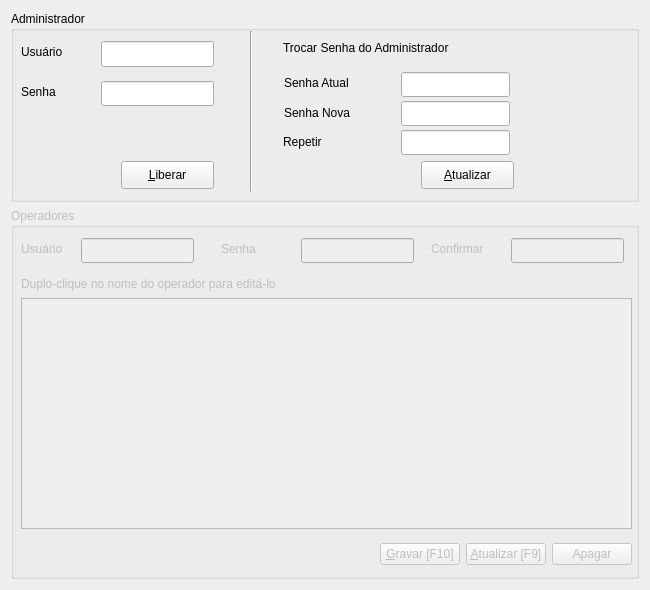
<?xml version="1.0" encoding="UTF-8"?>
<ui version="4.0">
 <class>FormTopSecret2</class>
 <widget class="QWidget" name="FormTopSecret2">
  <property name="windowModality">
   <enum>Qt::ApplicationModal</enum>
  </property>
  <property name="geometry">
   <rect>
    <x>0</x>
    <y>0</y>
    <width>650</width>
    <height>590</height>
   </rect>
  </property>
  <property name="sizePolicy">
   <sizepolicy hsizetype="Fixed" vsizetype="Fixed">
    <horstretch>0</horstretch>
    <verstretch>0</verstretch>
   </sizepolicy>
  </property>
  <property name="minimumSize">
   <size>
    <width>650</width>
    <height>590</height>
   </size>
  </property>
  <property name="maximumSize">
   <size>
    <width>650</width>
    <height>590</height>
   </size>
  </property>
  <property name="windowTitle">
   <string>Segurança do Sistema</string>
  </property>
  <property name="windowIcon">
   <iconset resource="qdocbase.qrc">
    <normaloff>:/images/png/images/docbase64x64.png</normaloff>:/images/png/images/docbase64x64.png</iconset>
  </property>
  <property name="styleSheet">
   <string notr="true"/>
  </property>
  <layout class="QGridLayout" name="gridLayout">
   <item row="1" column="0">
    <widget class="QGroupBox" name="groupBox_Operators">
     <property name="enabled">
      <bool>false</bool>
     </property>
     <property name="title">
      <string>Operadores</string>
     </property>
     <widget class="QLabel" name="label_Oper_Pass">
      <property name="geometry">
       <rect>
        <x>210</x>
        <y>30</y>
        <width>71</width>
        <height>21</height>
       </rect>
      </property>
      <property name="text">
       <string>Senha</string>
      </property>
     </widget>
     <widget class="QLineEdit" name="lineEdit_Operator">
      <property name="geometry">
       <rect>
        <x>70</x>
        <y>30</y>
        <width>113</width>
        <height>25</height>
       </rect>
      </property>
      <property name="maxLength">
       <number>15</number>
      </property>
     </widget>
     <widget class="QLabel" name="label_Oper_User">
      <property name="geometry">
       <rect>
        <x>10</x>
        <y>30</y>
        <width>61</width>
        <height>21</height>
       </rect>
      </property>
      <property name="text">
       <string>Usuário</string>
      </property>
     </widget>
     <widget class="QLineEdit" name="lineEdit_Operator_Password">
      <property name="geometry">
       <rect>
        <x>290</x>
        <y>30</y>
        <width>113</width>
        <height>25</height>
       </rect>
      </property>
      <property name="maxLength">
       <number>6</number>
      </property>
      <property name="echoMode">
       <enum>QLineEdit::Password</enum>
      </property>
     </widget>
     <widget class="QLabel" name="label_Oper_Repeat_Pass">
      <property name="geometry">
       <rect>
        <x>420</x>
        <y>30</y>
        <width>71</width>
        <height>21</height>
       </rect>
      </property>
      <property name="text">
       <string>Confirmar</string>
      </property>
     </widget>
     <widget class="QLineEdit" name="lineEdit_Operator_PassRepeat">
      <property name="geometry">
       <rect>
        <x>500</x>
        <y>30</y>
        <width>113</width>
        <height>25</height>
       </rect>
      </property>
      <property name="maxLength">
       <number>6</number>
      </property>
      <property name="echoMode">
       <enum>QLineEdit::Password</enum>
      </property>
     </widget>
     <widget class="QWidget" name="layoutWidget">
      <property name="geometry">
       <rect>
        <x>10</x>
        <y>331</y>
        <width>611</width>
        <height>30</height>
       </rect>
      </property>
      <layout class="QHBoxLayout" name="horizontalLayout">
       <item>
        <spacer name="horizontalSpacer">
         <property name="orientation">
          <enum>Qt::Horizontal</enum>
         </property>
         <property name="sizeHint" stdset="0">
          <size>
           <width>238</width>
           <height>20</height>
          </size>
         </property>
        </spacer>
       </item>
       <item>
        <widget class="QPushButton" name="pushButton_Save">
         <property name="text">
          <string>&amp;Gravar [F10]</string>
         </property>
         <property name="shortcut">
          <string>F10</string>
         </property>
        </widget>
       </item>
       <item>
        <widget class="QPushButton" name="pushButton_Update">
         <property name="text">
          <string>&amp;Atualizar [F9]</string>
         </property>
         <property name="shortcut">
          <string>F9</string>
         </property>
        </widget>
       </item>
       <item>
        <widget class="QPushButton" name="pushButton_Delete">
         <property name="text">
          <string>Apagar</string>
         </property>
        </widget>
       </item>
      </layout>
     </widget>
     <widget class="QTableView" name="tableView_Operators">
      <property name="geometry">
       <rect>
        <x>10</x>
        <y>90</y>
        <width>611</width>
        <height>231</height>
       </rect>
      </property>
     </widget>
     <widget class="QLabel" name="label_Message_01">
      <property name="geometry">
       <rect>
        <x>10</x>
        <y>65</y>
        <width>531</width>
        <height>21</height>
       </rect>
      </property>
      <property name="text">
       <string>Duplo-clique no nome do operador para editá-lo</string>
      </property>
     </widget>
    </widget>
   </item>
   <item row="0" column="0">
    <widget class="QGroupBox" name="groupBox_Administrator">
     <property name="sizePolicy">
      <sizepolicy hsizetype="Preferred" vsizetype="Fixed">
       <horstretch>0</horstretch>
       <verstretch>0</verstretch>
      </sizepolicy>
     </property>
     <property name="minimumSize">
      <size>
       <width>0</width>
       <height>191</height>
      </size>
     </property>
     <property name="maximumSize">
      <size>
       <width>16777215</width>
       <height>191</height>
      </size>
     </property>
     <property name="title">
      <string>Administrador</string>
     </property>
     <widget class="QLabel" name="label_UserName">
      <property name="geometry">
       <rect>
        <x>10</x>
        <y>30</y>
        <width>70</width>
        <height>21</height>
       </rect>
      </property>
      <property name="text">
       <string>Usuário</string>
      </property>
     </widget>
     <widget class="QLabel" name="label_Password">
      <property name="geometry">
       <rect>
        <x>10</x>
        <y>70</y>
        <width>70</width>
        <height>21</height>
       </rect>
      </property>
      <property name="text">
       <string>Senha</string>
      </property>
     </widget>
     <widget class="QLineEdit" name="lineEdit_Password">
      <property name="geometry">
       <rect>
        <x>90</x>
        <y>70</y>
        <width>113</width>
        <height>25</height>
       </rect>
      </property>
      <property name="maxLength">
       <number>6</number>
      </property>
      <property name="echoMode">
       <enum>QLineEdit::Password</enum>
      </property>
     </widget>
     <widget class="QPushButton" name="pushButton_Release">
      <property name="geometry">
       <rect>
        <x>110</x>
        <y>150</y>
        <width>93</width>
        <height>28</height>
       </rect>
      </property>
      <property name="text">
       <string>&amp;Liberar</string>
      </property>
      <property name="icon">
       <iconset>
        <normaloff>:/cadeado_aberto32x32.png</normaloff>:/cadeado_aberto32x32.png</iconset>
      </property>
     </widget>
     <widget class="Line" name="line_01">
      <property name="geometry">
       <rect>
        <x>230</x>
        <y>20</y>
        <width>20</width>
        <height>161</height>
       </rect>
      </property>
      <property name="orientation">
       <enum>Qt::Vertical</enum>
      </property>
     </widget>
     <widget class="QLabel" name="label_ChangeAdmPassword">
      <property name="geometry">
       <rect>
        <x>272</x>
        <y>26</y>
        <width>221</width>
        <height>21</height>
       </rect>
      </property>
      <property name="text">
       <string>Trocar Senha do Administrador</string>
      </property>
     </widget>
     <widget class="QLabel" name="label_CurrentPass">
      <property name="geometry">
       <rect>
        <x>273</x>
        <y>61</y>
        <width>111</width>
        <height>21</height>
       </rect>
      </property>
      <property name="text">
       <string>Senha Atual</string>
      </property>
     </widget>
     <widget class="QLineEdit" name="lineEdit_CurrentPass">
      <property name="geometry">
       <rect>
        <x>390</x>
        <y>61</y>
        <width>109</width>
        <height>25</height>
       </rect>
      </property>
      <property name="maxLength">
       <number>6</number>
      </property>
      <property name="echoMode">
       <enum>QLineEdit::Password</enum>
      </property>
     </widget>
     <widget class="QLineEdit" name="lineEdit_NewPass">
      <property name="geometry">
       <rect>
        <x>390</x>
        <y>90</y>
        <width>109</width>
        <height>25</height>
       </rect>
      </property>
      <property name="maxLength">
       <number>6</number>
      </property>
      <property name="echoMode">
       <enum>QLineEdit::Password</enum>
      </property>
     </widget>
     <widget class="QLineEdit" name="lineEdit_ConfirmPass">
      <property name="geometry">
       <rect>
        <x>390</x>
        <y>119</y>
        <width>109</width>
        <height>25</height>
       </rect>
      </property>
      <property name="maxLength">
       <number>6</number>
      </property>
      <property name="echoMode">
       <enum>QLineEdit::Password</enum>
      </property>
     </widget>
     <widget class="QLabel" name="label_AdmRepeatPass">
      <property name="geometry">
       <rect>
        <x>272</x>
        <y>120</y>
        <width>111</width>
        <height>21</height>
       </rect>
      </property>
      <property name="text">
       <string>Repetir</string>
      </property>
     </widget>
     <widget class="QPushButton" name="pushButton_UpdateAdm">
      <property name="geometry">
       <rect>
        <x>410</x>
        <y>150</y>
        <width>93</width>
        <height>28</height>
       </rect>
      </property>
      <property name="text">
       <string>&amp;Atualizar</string>
      </property>
     </widget>
     <widget class="QLabel" name="label_NewPass">
      <property name="geometry">
       <rect>
        <x>273</x>
        <y>91</y>
        <width>111</width>
        <height>21</height>
       </rect>
      </property>
      <property name="text">
       <string>Senha Nova</string>
      </property>
     </widget>
     <widget class="QLineEdit" name="lineEdit_UserName">
      <property name="geometry">
       <rect>
        <x>90</x>
        <y>30</y>
        <width>113</width>
        <height>26</height>
       </rect>
      </property>
      <property name="maxLength">
       <number>30</number>
      </property>
     </widget>
     <zorder>label_NewPass</zorder>
     <zorder>label_UserName</zorder>
     <zorder>label_Password</zorder>
     <zorder>lineEdit_Password</zorder>
     <zorder>pushButton_Release</zorder>
     <zorder>line_01</zorder>
     <zorder>label_ChangeAdmPassword</zorder>
     <zorder>label_CurrentPass</zorder>
     <zorder>lineEdit_CurrentPass</zorder>
     <zorder>lineEdit_NewPass</zorder>
     <zorder>lineEdit_ConfirmPass</zorder>
     <zorder>label_AdmRepeatPass</zorder>
     <zorder>pushButton_UpdateAdm</zorder>
     <zorder>lineEdit_UserName</zorder>
    </widget>
   </item>
  </layout>
 </widget>
 <tabstops>
  <tabstop>lineEdit_UserName</tabstop>
  <tabstop>lineEdit_Password</tabstop>
  <tabstop>pushButton_Release</tabstop>
  <tabstop>lineEdit_CurrentPass</tabstop>
  <tabstop>lineEdit_NewPass</tabstop>
  <tabstop>lineEdit_ConfirmPass</tabstop>
  <tabstop>pushButton_UpdateAdm</tabstop>
  <tabstop>lineEdit_Operator</tabstop>
  <tabstop>lineEdit_Operator_Password</tabstop>
  <tabstop>lineEdit_Operator_PassRepeat</tabstop>
  <tabstop>tableView_Operators</tabstop>
  <tabstop>pushButton_Save</tabstop>
  <tabstop>pushButton_Update</tabstop>
  <tabstop>pushButton_Delete</tabstop>
 </tabstops>
 <resources>
  <include location="qdocbase.qrc"/>
 </resources>
 <connections>
  <connection>
   <sender>pushButton_Release</sender>
   <signal>clicked()</signal>
   <receiver>FormTopSecret2</receiver>
   <slot>pushButton_Release_clicked()</slot>
   <hints>
    <hint type="sourcelabel">
     <x>180</x>
     <y>176</y>
    </hint>
    <hint type="destinationlabel">
     <x>0</x>
     <y>163</y>
    </hint>
   </hints>
  </connection>
  <connection>
   <sender>pushButton_UpdateAdm</sender>
   <signal>clicked()</signal>
   <receiver>FormTopSecret2</receiver>
   <slot>pushButton_UpdateAdm_clicked()</slot>
   <hints>
    <hint type="sourcelabel">
     <x>502</x>
     <y>170</y>
    </hint>
    <hint type="destinationlabel">
     <x>584</x>
     <y>181</y>
    </hint>
   </hints>
  </connection>
  <connection>
   <sender>tableView_Operators</sender>
   <signal>doubleClicked(QModelIndex)</signal>
   <receiver>FormTopSecret2</receiver>
   <slot>tableView_Operators_doubleClicked(QModelIndex)</slot>
   <hints>
    <hint type="sourcelabel">
     <x>364</x>
     <y>413</y>
    </hint>
    <hint type="destinationlabel">
     <x>580</x>
     <y>433</y>
    </hint>
   </hints>
  </connection>
  <connection>
   <sender>pushButton_Save</sender>
   <signal>clicked()</signal>
   <receiver>FormTopSecret2</receiver>
   <slot>pushButton_Save_clicked()</slot>
   <hints>
    <hint type="sourcelabel">
     <x>338</x>
     <y>550</y>
    </hint>
    <hint type="destinationlabel">
     <x>5</x>
     <y>510</y>
    </hint>
   </hints>
  </connection>
  <connection>
   <sender>pushButton_Update</sender>
   <signal>clicked()</signal>
   <receiver>FormTopSecret2</receiver>
   <slot>pushButton_Update_clicked()</slot>
   <hints>
    <hint type="sourcelabel">
     <x>445</x>
     <y>553</y>
    </hint>
    <hint type="destinationlabel">
     <x>411</x>
     <y>585</y>
    </hint>
   </hints>
  </connection>
  <connection>
   <sender>pushButton_Delete</sender>
   <signal>clicked()</signal>
   <receiver>FormTopSecret2</receiver>
   <slot>pushButton_Delete_clicked()</slot>
   <hints>
    <hint type="sourcelabel">
     <x>505</x>
     <y>547</y>
    </hint>
    <hint type="destinationlabel">
     <x>577</x>
     <y>557</y>
    </hint>
   </hints>
  </connection>
 </connections>
 <slots>
  <slot>pushButton_Release_clicked()</slot>
  <slot>pushButton_UpdateAdm_clicked()</slot>
  <slot>pushButton_Save_clicked()</slot>
  <slot>pushButton_Update_clicked()</slot>
  <slot>pushButton_Delete_clicked()</slot>
  <slot>tableView_Operators_doubleClicked(QModelIndex)</slot>
 </slots>
</ui>
